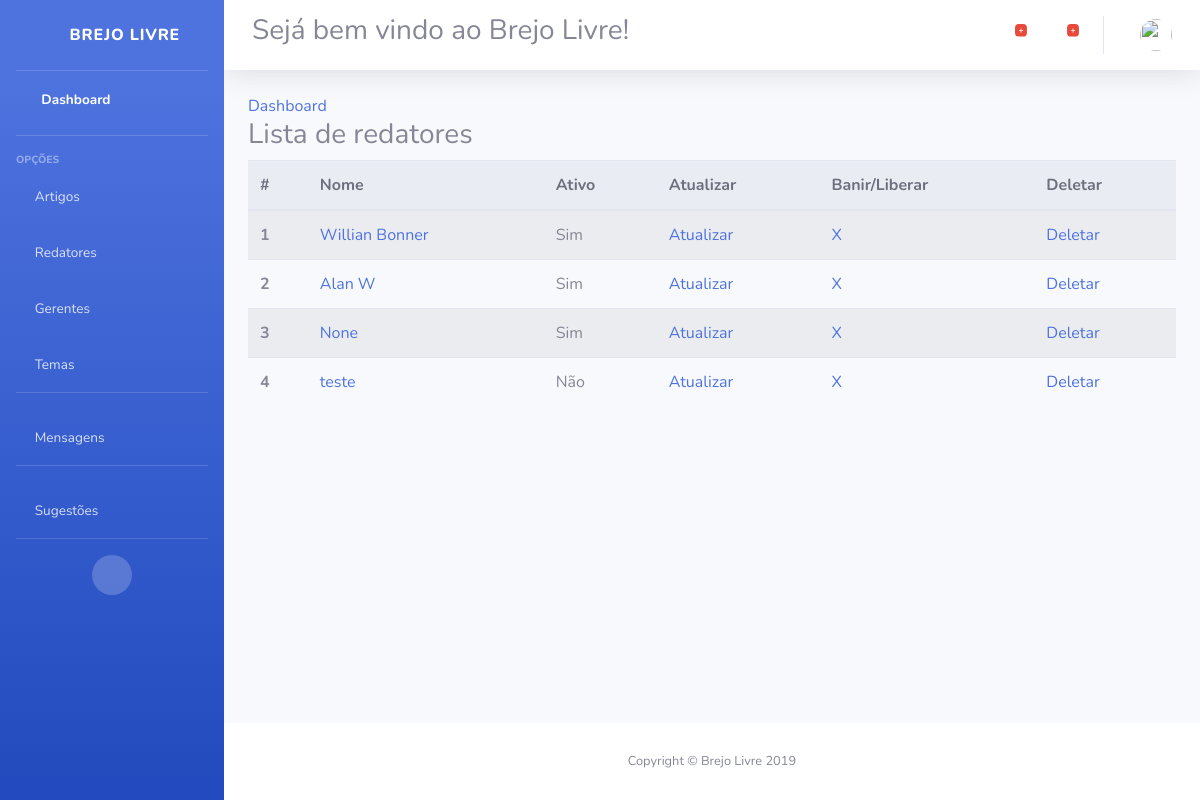
/dashboard/redatores/ (signed in), run on an earlier commit of the app's database.
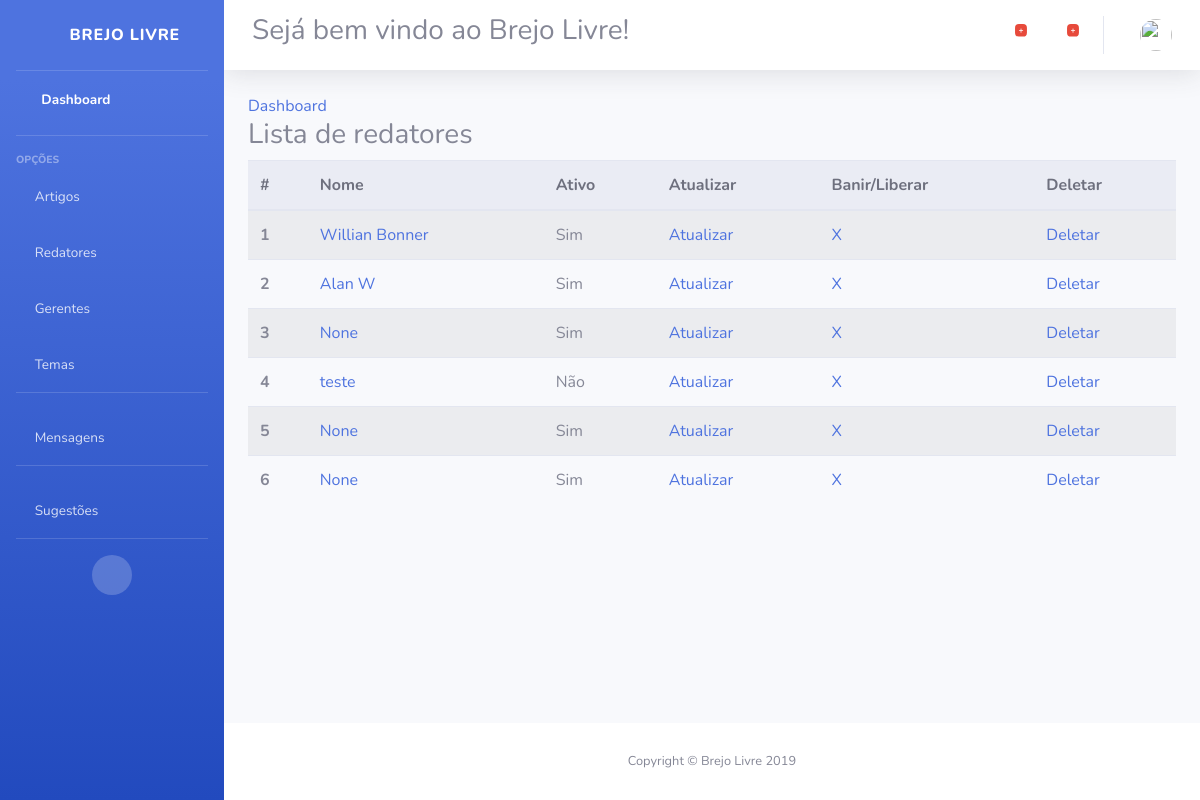
And on a later commit of the database.
### home/models.py (models this page shows, shortened)
class Redator(models.Model):
	login_senha = models.OneToOneField(User, related_name="usuario",on_delete=models.PROTECT)
	nome_completo = models.CharField(max_length=255, null=True, verbose_name = "Nome completo")
	data_criacao = models.DateField(("Date"), default=datetime.date.today)
	facebook = models.CharField(max_length=255, null=True, verbose_name = "Link do Facebook")
	twitter = models.CharField(max_length=255, null=True, verbose_name = "Link do Twitter")
	github = models.CharField(max_length=255, null=True, verbose_name = "Link do GitHub")
	instagram = models.CharField(max_length=255, null=True, verbose_name = "Link do Instagram")
	logo = models.FileField(upload_to='fotos', blank=False, null=True, default='fotos/anonymous.jpg', verbose_name = "Foto Perfil")
	pais = models.CharField(max_length=5, default="BR", null=True,  verbose_name = "País, sigla (BR,EUA,CH) ")
	estado = models.CharField(max_length=4, blank=False, null=False, verbose_name = "Estado")
	cidade = models.CharField(max_length=80, blank=False, null=False, verbose_name = "Cidade")
	descricao = models.TextField(max_length=255, null=True, verbose_name = "Descrição")
	telefone = models.CharField(max_length=50, blank=False, null=False, verbose_name = "Telefone (XX)XXXX-XXXX")
	ativo = models.BooleanField(default=True)
	status = models.CharField(max_length=2, default=1)

### redator/views.py (the view)
# urls.py: path('redatores/', RedatoresList.as_view(), name="lista_redatores"),
class RedatoresList(LoginRequiredMixin,ListView):
    login_url = '/login/'
    paginate_by = 12
    template_name = 'redator/redator_list.html'
    def get_queryset(self):
        return Redator.objects.all().order_by('pk')
    def get_context_data(self, **kwargs):
        context = super(RedatoresList, self).get_context_data(**kwargs)
        return context

### redator/templates/redator/redator_list.html (shortened to what this page needs)
{% extends "dashboard/base.html" %}
{% load static %}
{% block main %}
<a href="{% url 'dashboard' %}">Dashboard</a>
<h3>Lista de redatores</h3>
    {% if object_list %}
      <table class="table table-striped table-hover">
          <thead class="thead-light">
            <tr>
              <th scope="col">#</th>
              <th scope="col">Nome</th>
              <th scope="col">Ativo</th>
              <th scope="col">Atualizar</th>
              <th scope="col">Banir/Liberar</th>
              <th scope="col">Deletar</th>
            </tr>
          </thead>
          <tbody>
              {% for redator in object_list %}
              <tr>
                  <th scope="row"> {{ forloop.counter }} </th>
                  <td><a href="{% url 'redator' redator.pk %}">{{ redator.nome_completo }}</a></td>
                  <td>{{ redator.ativo|yesno:'Sim,Não' }}</td>
                  <td><a href="{% url 'att_redator' redator.pk %}">Atualizar</a></td>
                  <td><a href="{% url 'ban_redator' redator.pk %}">X</a></td>
                  <td><a href="{% url 'del_redator' redator.pk %}">Deletar</a></td>
              </tr>
              {% endfor %}
          </tbody>
        </table>
        {% else %}
          <h3>Sem redatores cadastrados.</h3>
        {% endif %}
{% endblock %}

### dashboard/templates/dashboard/base.html (shortened to what this page needs)
{% load static %}
<!DOCTYPE html>
<html lang="en">
<head>
  <link href="{% static 'vendor/fontawesome-free/css/all.min.css' %}" rel="stylesheet" type="text/css">
  <link href="{% static 'css/sb-admin-2.min.css' %}" rel="stylesheet">
</head>
<body id="page-top">
  <div id="wrapper">
    {% include "base_includes/sidebar.html" %}
    <div id="content-wrapper" class="d-flex flex-column">
        <div id="content">
          {% include "base_includes/topbar.html" %}
          <div class="container-fluid">
            {% block main %}
            {% endblock %}
        </div>
        </div>
        {% include "base_includes/footer.html" %}
    </div>
  </div>
</body>
</html>

### dashboard/templates/base_includes/sidebar.html (shortened to what this page needs)
<ul class="navbar-nav bg-gradient-primary sidebar sidebar-dark accordion" id="accordionSidebar">
    {% include './sidebar-brand.html' %}
    <hr class="sidebar-divider my-0">
    {% include './sidebar-dashboard.html' %}
    <hr class="sidebar-divider">
    <div class="sidebar-heading">
      Opções
    </div>
      {% include './sidebar-item-artigo.html' %}
      {% include './sidebar-item-collapse-redatores.html' %}
      {% include './sidebar-item-collapse-gerente.html' %}
      {% include './sidebar-item-collapse-tema.html' %}
      <hr class="sidebar-divider">
      {% include './sidebar-item-collapse-mensagens.html' %}
      <hr class="sidebar-divider d-none d-md-block">
      {% include './sidebar-sugestao-form.html' %}
    <hr class="sidebar-divider d-none d-md-block">
    <div class="text-center d-none d-md-inline">
      <button class="rounded-circle border-0" id="sidebarToggle"></button>
    </div>
  </ul>

### dashboard/templates/base_includes/sidebar-brand.html
<a class="sidebar-brand d-flex align-items-center justify-content-center" href="{% url 'dashboard' %}">
        <div class="sidebar-brand-icon rotate-n-15">
          <i class="fab fa-ubuntu"></i>
        </div>
        <div class="sidebar-brand-text mx-3">Brejo Livre</div>
      </a>

### dashboard/templates/base_includes/sidebar-dashboard.html
<li class="nav-item active">
  <a class="nav-link" href="{% url 'dashboard' %}">
    <i class="fas fa-fw fa-tachometer-alt"></i>
    <span>Dashboard</span></a>
</li>

### dashboard/templates/base_includes/sidebar-item-artigo.html
<li class="nav-item">
  <a class="nav-link" href="{% url 'lista_artigo'  %}">
  <i class="fas fa-newspaper"></i>
    <span>Artigos</span></a>
</li>

### dashboard/templates/base_includes/sidebar-item-collapse-redatores.html (shortened to what this page needs)
<li class="nav-item">
        <a class="nav-link collapsed" href="#" data-toggle="collapse" data-target="#redatores" aria-expanded="true" aria-controls="collapseTwo">
                <i class="fas fa-user-edit"></i>
          <span>Redatores</span>
        </a>
      </li>

### dashboard/templates/base_includes/sidebar-item-collapse-gerente.html (shortened to what this page needs)
<li class="nav-item">
    <a class="nav-link collapsed" href="#" data-toggle="collapse" data-target="#gerentes" aria-expanded="true" aria-controls="collapseTwo">
        <i class="fas fa-user-tie"></i>
      <span>Gerentes</span>
    </a>
  </li>

### dashboard/templates/base_includes/sidebar-item-collapse-tema.html (shortened to what this page needs)
<li class="nav-item">
        <a class="nav-link collapsed" href="#" data-toggle="collapse" data-target="#tema" aria-expanded="true" aria-controls="collapseTwo">
                <i class="fab fa-delicious"></i>
          <span>Temas</span>
        </a>
      </li>

### dashboard/templates/base_includes/sidebar-item-collapse-mensagens.html (shortened to what this page needs)
<li class="nav-item">
        <a class="nav-link collapsed" href="#" data-toggle="collapse" data-target="#mensagens" aria-expanded="true" aria-controls="collapseTwo">
                <i class="fas fa-envelope"></i>
          <span>Mensagens</span>
        </a>
      </li>

### dashboard/templates/base_includes/sidebar-sugestao-form.html
<li class="nav-item">
        <a class="nav-link" href="{% url 'create_sugestao' %}">
                <i class="fas fa-question-circle"></i>
            <span>Sugestões</span>
        </a>
    </li>

### dashboard/templates/base_includes/topbar.html (shortened to what this page needs)
<nav class="navbar navbar-expand navbar-light bg-white topbar mb-4 static-top shadow">
    <h3 class="col-md-9 d-none d-md-block d-lg-none d-lg-block d-xl-none d-xl-block">
        Sejá bem vindo ao Brejo Livre!
    </h3>
    <ul class="navbar-nav ml-auto ">
      {% include './notification-alert-1.html' %}
      {% include './notification-alert-2.html' %}
      {% include './user-info.html' %}
    </ul>
</nav>

### dashboard/templates/base_includes/notification-alert-1.html (shortened to what this page needs)
<li class="nav-item dropdown no-arrow mx-1">
        <a class="nav-link dropdown-toggle" href="#" id="alertsDropdown" role="button" data-toggle="dropdown" aria-haspopup="true" aria-expanded="false">
          <i class="fas fa-bell fa-fw"></i>
          <span class="badge badge-danger badge-counter">{{request.artigos_nao_lidos.count }}+</span>
        </a>
      </li>

### dashboard/templates/base_includes/notification-alert-2.html (shortened to what this page needs)
<li class="nav-item dropdown no-arrow mx-1">
        <a class="nav-link dropdown-toggle" href="#" id="messagesDropdown" role="button" data-toggle="dropdown" aria-haspopup="true" aria-expanded="false">
          <i class="fas fa-envelope fa-fw"></i>
          <span class="badge badge-danger badge-counter">{{ request.mensagens_nao_lidas.count }}+</span>
        </a>
      </li>

### dashboard/templates/base_includes/user-info.html (shortened to what this page needs)
<li class="nav-item dropdown no-arrow">
    <a class="nav-link dropdown-toggle" href="#" id="userDropdown" role="button" data-toggle="dropdown" aria-haspopup="true" aria-expanded="false">
        <img class="img-profile rounded-circle" src="/media/fotos/anonymous.jpg">
    </a>
</li>

### dashboard/templates/base_includes/footer.html
<footer class="sticky-footer bg-white">
    <div class="container my-auto">
      <div class="copyright text-center my-auto">
        <span>Copyright &copy; Brejo Livre 2019</span>
      </div>
    </div>
  </footer>

What changed in the data, as far as the page shows it:
added Redator: nome_completo "None", ativo "Sim"
added Redator: nome_completo "None", ativo "Sim"
